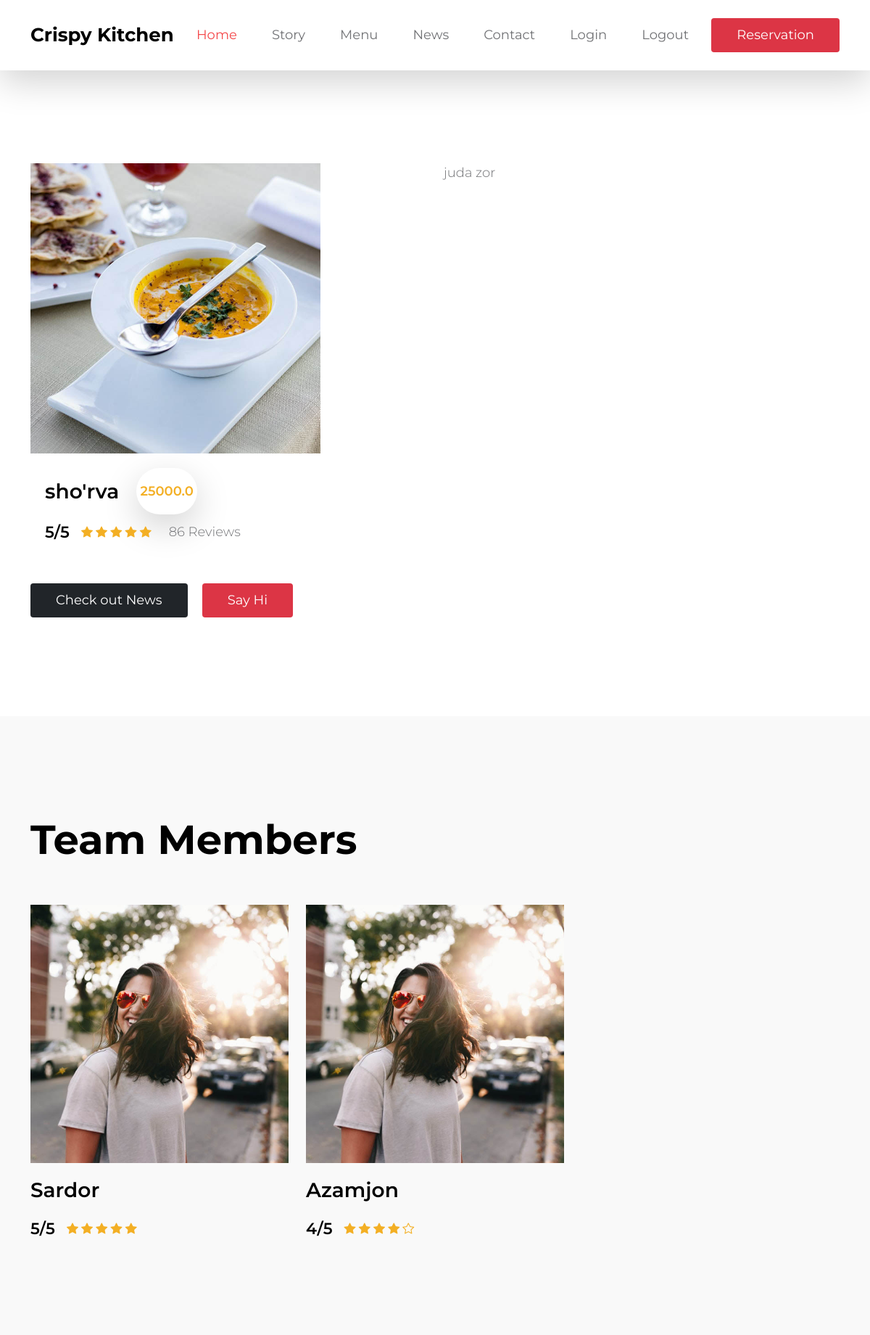
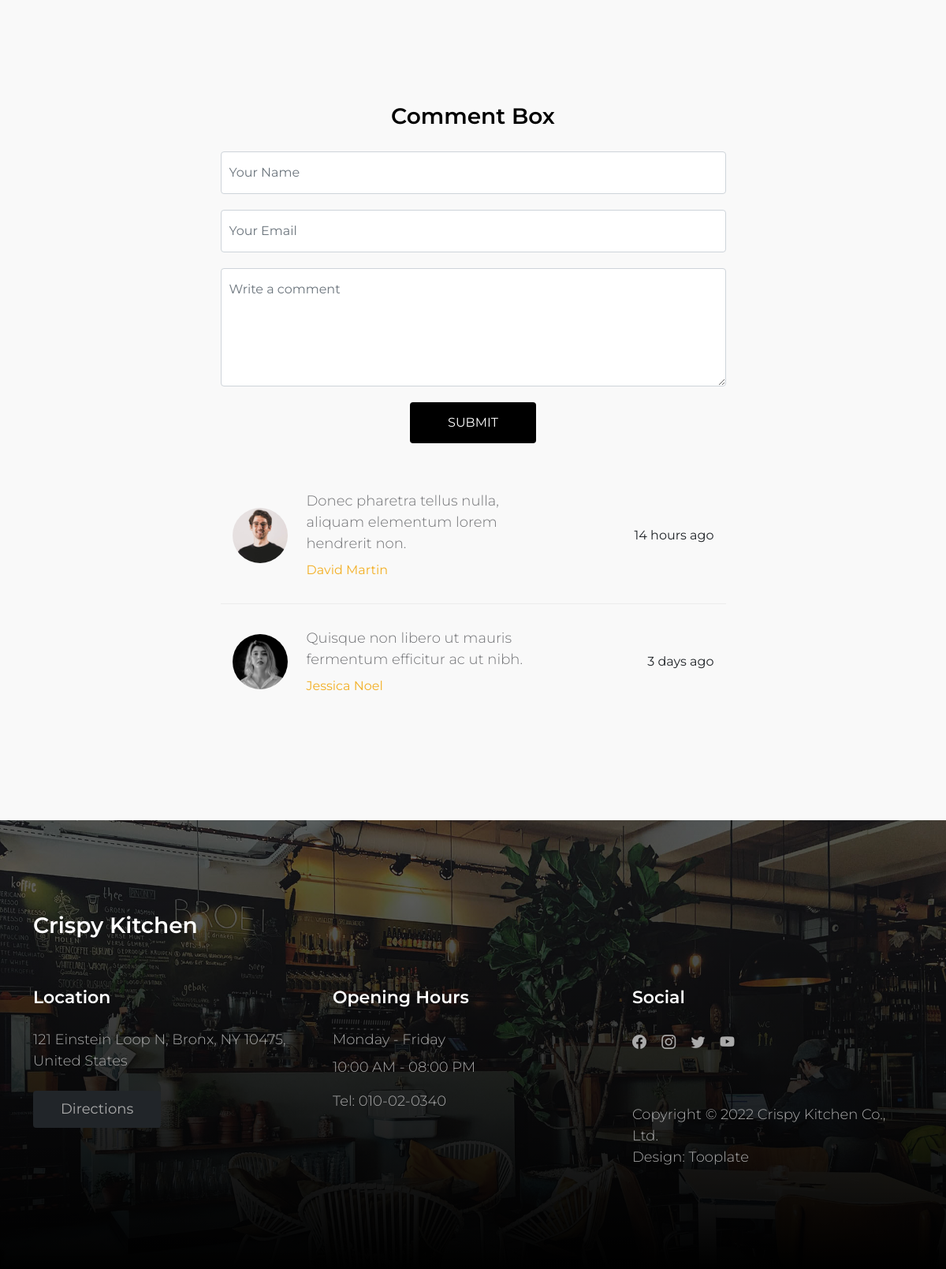
/food_detail/1/, run on the app's committed database (2 pictures, top to bottom).
### main/models.py (models this page shows, shortened)
class Foods(models.Model):
    status =(
        ('breakfast', 'breakfast'),
        ('lunch', 'lunch'),
        ('dinner', 'dinner'),
    )
    status2 = (
        ('foods', 'foods'),
        ('drink', 'drink'),
        ('salad', 'salad'),
        ('desert', 'desert'),
    )
    name = models.CharField(max_length=100)
    img = models.ImageField(upload_to='media/')
    special = models.CharField(max_length=100, choices=status)
    rating = models.PositiveIntegerField()
    price = models.FloatField()
    discount_price = models.FloatField( null=True, blank=True)
    description = models.TextField()
    category = models.CharField(max_length=100, choices=status2, default='foods')

class Team(models.Model):
    name = models.CharField(max_length=100)
    type_of_job = models.CharField(max_length=100)
    img = models.ImageField(upload_to='media/')
    description = models.TextField()
    rating = models.PositiveIntegerField(default=0)

### main/views.py (the view)
# urls.py: path('food_detail/<int:pk>/', food_detail, name='food_detail'),
def food_detail(request, pk):
    contex = {
        'food': Foods.objects.filter(id=pk),
        'team': Team.objects.all(),
    }
    return render(request, 'foods-detail.html', contex)

### templates/foods-detail.html (shortened to what this page needs)
        {% extends 'base.html'%}
        {% load static%}
        {% block content %}
        <main>
            <section class="about section-padding bg-white">
                <div class="container">
                    <div class="row">
                        <div class="col-lg-6 col-12 mb-2">
                        {% for i in food%}
                            {% if i.category == 'foods'%}
                        <div class="col-lg-12 col-12 mb-2">
                            <div class="menu-thumb">
                                <a href="{% url 'food_detail'  i.id %}">
                                <img style="width:400px" src="{{i.img.url}}" class="img-fluid menu-image" alt="">
                                </a>
                                <div class="menu-info d-flex flex-wrap align-items-center">
                                    <h4 class="mb-0">{{i.name}}</h4>
                                    {% if discount_price%}
                                    <span class="price-tag bg-white shadow-lg ms-4"><small></small>{{i.discount_price}}</span>
                                    {% else %}
                                    <span class="price-tag bg-white shadow-lg ms-4"><small></small>{{i.price}}</span>
                                    {% endif %}
                                    <div class="d-flex flex-wrap align-items-center w-100 mt-2">
                                        <h6 class="reviews-text mb-0 me-3">{{i.rating}}/5</h6>
                                        {% if i.rating > 4 and i.rating <= 5 %}
                                        <div class="reviews-stars">
                                            <i class="bi-star-fill reviews-icon"></i>
                                            <i class="bi-star-fill reviews-icon"></i>
                                            <i class="bi-star-fill reviews-icon"></i>
                                            <i class="bi-star-fill reviews-icon"></i>
                                            <i class="bi-star-fill reviews-icon"></i>
                                        </div>
                                        {% endif%}
                                        <p class="reviews-text mb-0 ms-4">86 Reviews</p>
                                    </div>
                                </div>
                            </div>
                        </div>
                            {% endif %}
                            <a href="{% url 'news' %}" class="custom-btn btn btn-dark mt-3">Check out News</a>
                            <a href="{% url 'contact' %}" class="custom-btn btn btn-danger mt-3 ms-3">Say Hi</a>
                        </div>
                        <div class="col-lg-6 col-12">
                            <p>{{i.description}}</p>
                        </div>
                        {% endfor %}
                    </div>
                </div>
            </section>
            <section class="about section-padding">
                <div class="container">
                    <div class="row">
                        <div class="col-12">
                            <h2 class="mb-5">Team Members</h2>
                        </div>
                        {% for i in team%}
                        <div class="col-lg-4 col-12 my-lg-0 my-4">
                            <div class="team-thumb">
                                <img src="{{i.img.url}}" class="img-fluid team-image" alt="">
                                <h4 class="mt-3 mb-0">{{i.name}}</h4>
                                <div class="d-flex flex-wrap align-items-center w-100 mt-2">
                                        <h6 class="reviews-text mb-0 me-3">{{i.rating}}/5</h6>
                                        {% if i.rating > 4 and i.rating <= 5 %}
                                        <div class="reviews-stars">
                                            <i class="bi-star-fill reviews-icon"></i>
                                            <i class="bi-star-fill reviews-icon"></i>
                                            <i class="bi-star-fill reviews-icon"></i>
                                            <i class="bi-star-fill reviews-icon"></i>
                                            <i class="bi-star-fill reviews-icon"></i>
                                        </div>
                                        {% endif%}
                                        {% if i.rating > 3 and i.rating < 5 %}
                                        <div class="reviews-stars">
                                            <i class="bi-star-fill reviews-icon"></i>
                                            <i class="bi-star-fill reviews-icon"></i>
                                            <i class="bi-star-fill reviews-icon"></i>
                                            <i class="bi-star-fill reviews-icon"></i>
                                            <i class="bi-star reviews-icon"></i>
                                        </div>
                                        {% endif%}
                                    </div>
                            </div>
                        </div>
                        {% endfor %}
                    </div>
                </div>
            </section>
            <section class="comments section-padding">
                <div class="container">
                    <div class="row">
                        <div class="col-12">
                            <h4 class="text-center mb-4">Comment Box</h4>
                        </div>
                        <div class="col-lg-7 col-12 mx-auto">
                            <form class="custom-form comment-form" action="" method="post" role="form">
                                <input type="text" name="comment-name" id="comment-name" class="form-control" placeholder="Your Name" required>
                                <input type="email" name="comment-email" id="comment-email" pattern="[^ @]*@[^ @]*" class="form-control" placeholder="Your Email" required="">
                                <textarea class="form-control" rows="5" id="comment" name="comment" placeholder="Write a comment" required></textarea>
                                <div class="col-lg-3 col-4 mx-auto">
                                    <button type="submit" class="form-control" id="subscribe">Submit</button>
                                </div>
                            </form>
                            <div class="news-author d-flex flex-wrap align-items-center">
                                <img src="{% static 'images/author/alexander-hipp-iEEBWgY_6lA-unsplash.jpg' %}" class="img-fluid news-author-image" alt="">
                                <div class="ms-4 w-50">
                                    <p class="mb-2">Donec pharetra tellus nulla, aliquam elementum lorem hendrerit non.</p>
                                    <a href="#">David Martin</a>
                                </div>
                                <span class="ms-auto">14 hours ago</span>
                            </div>
                            <div class="news-author d-flex flex-wrap align-items-center">
                                <img src="{% static 'images/author/shoeib-abolhassani-ojl7T2Ah93U-unsplash.jpg' %}" class="img-fluid news-author-image" alt="">
                                <div class="ms-4 w-50">
                                    <p class="mb-2">Quisque non libero ut mauris fermentum efficitur ac ut nibh.</p>
                                    <a href="#">Jessica Noel</a>
                                </div>
                                <span class="ms-auto">3 days ago</span>
                            </div>
                        </div>
                    </div>
                </div>
            </section>
        </main>
        {% endblock  %}

### static/css/tooplate-crispy-kitchen.css (style rules this page uses)
:root { --white-color: #FFFFFF; --primary-color: #f44749; --secondary-color: #f3af24; --section-bg-color: #F9F9F9; --dark-color: #000000; --title-color: #565758; --news-title-color: #292828; --p-color: #717275; --border-color: #eaeaea; --border-radius-default: .25rem; --body-font-family: 'Montserrat', sans-serif; --h1-font-size: 76px; --h2-font-size: 56px; --h3-font-size: 42px; --h4-font-size: 28px; --h5-font-size: 26px; --h6-font-size: 22px; --p-font-size: 18px; --menu-font-size: 18px; --category-font-size: 14px; --font-weight-light: 300; --font-weight-normal: 400; --font-weight-semibold: 600; --font-weight-bold: 700; }
body { background: var(--white-color); font-family: var(--body-font-family); position: relative; }
h2, h3, h4, h5, h6 { color: var(--dark-color); line-height: inherit; }
h1, h2, h3, h4, h5, h6 { font-weight: var(--font-weight-semibold); }
h1, h2 { font-weight: var(--font-weight-bold); }
h2 { font-size: var(--h2-font-size); }
h4 { font-size: var(--h4-font-size); }
h6 { font-size: var(--h6-font-size); }
p, .list .list-item { color: var(--p-color); font-size: var(--p-font-size); font-weight: var(--font-weight-light); }
a, button { touch-action: manipulation; transition: all 0.3s; }
a { color: var(--secondary-color); text-decoration: none; }
.section-padding { padding-top: 8rem; padding-bottom: 8rem; }
.custom-btn { border: 0; color: var(--white-color); font-size: var(--menu-font-size); padding: 10px 35px; }
.price-tag { background: var(--white-color); border-radius: 100px; color: var(--secondary-color); font-size: var(--menu-font-size); font-weight: var(--font-weight-semibold); display: inline-block; width: 84px; height: 64px; line-height: 64px; text-align: center; }
.reviews-icon { color: var(--secondary-color); }
.menu, .about, .news, .related-news, .newsletter, .comments { background: var(--section-bg-color); }
.menu-thumb { position: relative; overflow: hidden; }
.menu-info { padding: 20px 20px 30px 20px; }
.menu-image { display: block; }
.comment-form { margin-bottom: 60px; }
.news-author { border-bottom: 1px solid rgba(0,0,0,0.05); margin-bottom: 30px; padding-left: 15px; padding-right: 15px; padding-bottom: 30px; }
.news-author:last-child { border-bottom: 0; padding-bottom: 0; }
.news-author-image { border-radius: 100px; object-fit: cover; width: 70px; height: 70px; }
.custom-form .form-control { margin-bottom: 20px; padding: 14px 10px; transition: all 0.3s; }
.custom-form button[type="submit"] { background: var(--dark-color); border: 0; color: var(--white-color); text-transform: uppercase; }

### data on the page
Foods: img (picture), name "sho'rva", price "25000.0", rating "5", description "juda zor"
Team: img (picture), name "Sardor", rating "5"
Team: img (picture), name "Azamjon", rating "4"
